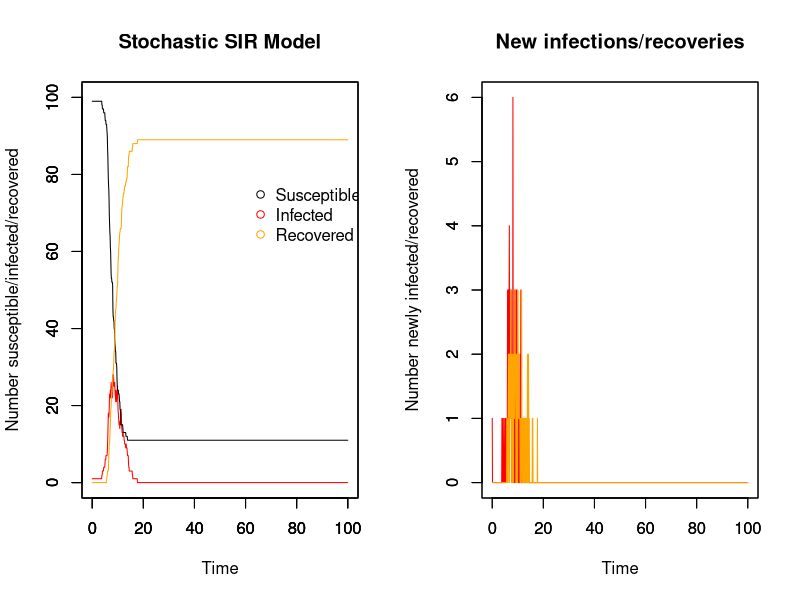

Recreate this plot in R. (Note: this script raises an error after producing the figure.)
## Stochastic model with MCMC
## 04/11/17

##########################
## Input values for SIR ##
##########################

# Time
timestep <- 0.1
times <- seq(0, 100, by = timestep)

# Initial population: N-1 susceptible, 1 infectious, 0 recovered
init.values = c(
  S = 100-1,
  I = 1,
  R = 0
)
N = sum(init.values)

# Invent some epidemic data to fit my model to
true_infectious <- (dnorm(times, 20, 4))*N
#plot(true_infectious)

###############
## The model ##
###############

# Array for holding collective disease status information for whole period of time
data <- array(0, dim =c(length(times), length(init.values)+3))
data[,1] <- times # make first column the timesteps to make plotting easier later on
  
# R0 & duration of infectiousness
R0 <- 3
D_inf <- 2
  
# Calculating probabilities that do not change with time
p <- R0 * (timestep/(D_inf*N)) # probability of effective contact
r_t <- (1/D_inf)*timestep # Recovery rate
  
# For loops for calculating the numbers susceptible, infected, and recovered at each timepoint
for (time in times){
  if (time == 0){ # Set up the number of S/I/R at time 0
    data[1,2] <- init.values["S"] # number of susceptibles at time 0
    data[1,3] <- init.values["I"] # number of infecteds at time 0
    data[1,4] <- init.values["R"] # number of recovereds at time 0
    data[1,5] <- init.values["I"] # number newly infected at time 0
    data[1,6] <- init.values["R"] # number newly recovered at time 0
      
  } else{
    whole_time <- 1/timestep * time # makes time into the whole number that it corresponds to in the array
    foi_t <- 1 - (1 - p)^data[whole_time, 3] # Force of infection at time t, affected by the number infectious at prev t
    inf <- rbinom(1, size = data[whole_time,2], prob = foi_t) # number who become infected in this timestep
    rec <- rbinom(1, size = data[whole_time,3], prob = r_t)# number who become recovered in this timestep
      
    data[whole_time+1,2] <- data[whole_time,2] - inf # number of susceptibles at other times
      
    data[whole_time+1,3] <- data[whole_time,3]  + inf - rec # number of infecteds at other times
      
    data[whole_time+1,4] <- data[whole_time,4] + rec # number of recovereds at other times
    
    data[whole_time+1,5] <- data[whole_time+1,3] - data[whole_time,3] + data[whole_time+1,4] - data[whole_time,4] # number of newly infected
    
    data[whole_time+1,6] <- data[whole_time+1,4] - data[whole_time,4] # number of newly recovered
  }
}

###############
## SIR plots ##
###############

run_stoch <- data.frame(data) # make array into a dataframe
colnames(run_stoch) <- c("time","S", "I", "R", "new_I", "new_R")

par(mfrow = c(1,2))

# Plot for SIR model
plot(x = run_stoch$time, y = run_stoch$I, type = "line", col = "red", ylim = c(0,N),
     xlab = "Time", ylab = "Number susceptible/infected/recovered", main = "Stochastic SIR Model")
par(new=T)
plot(x = run_stoch$time, y = run_stoch$S, type = "line", ylim = c(0,N), ylab = "", xlab = "") # add susceptible line
par(new=T)
plot(x = run_stoch$time, y = run_stoch$R, type = "line", col = "orange", ylim = c(0,N), ylab = "", xlab = "") # recovered

# Add legend
legend(60, 0.8*N, c("Susceptible", "Infected", "Recovered"), pch = 1, col = c("black", "red", "orange"), bty = "n")

# Plot for newly infected and newly recovered
plot(x = run_stoch$time, y = run_stoch$new_I, type = "line", col = "red", ylim = c(0,max(run_stoch$new_I)),
     xlab = "Time", ylab = "Number newly infected/recovered", main = "New infections/recoveries")
par(new=T)
plot(x = run_stoch$time, y = run_stoch$new_R, type = "line", col = "orange", ylim = c(0,max(run_stoch$new_I)), ylab = "", xlab = "") # add susceptible line

##################################
## Likelihood, prior, posterior ##
##################################

likelihood <- function(param){
  beta = as.numeric(param[1])
  gamma = as.numeric(param[2])
  sumll = 0 #sum of likelihoods is zero before you start counting
  
  for (i in 1:nrow(run_stoch)){
  betalikelihood = dbinom(run_stoch$new_I, run_stoch$S, (1-(exp(-beta*run_stoch$I*timestep))), log = T)
  gammalikelihood = dbinom(run_stoch$new_R, run_stoch$I, gamma, log = T)
  sumll = sumll + (betalikelihood + gammalikelihood)
  }
  #rint(gammalikelihood)
  return(sumll)
}

# Prior distribution
prior <- function(param){
  beta = as.numeric(param[1])
  gamma = as.numeric(param[2])
  
  betaprior = dunif(beta, min = 0, max = 100, log = T)
  gammaprior = dunif(gamma, min = 0, max = 100, log = T)
  return(betaprior + gammaprior)
}

# Posterior distribution
posterior <- function(param){
  return (likelihood(param) + prior(param))
}

proposalfunction <- function(param){
  return(rnorm(2, mean = param, sd = 1))
}

run_metropolis_MCMC <- function(startvalue, iterations){
  chain = array(dim = c(iterations+1,2))
  chain[1,] = startvalue
  for (i in 1:iterations){
    proposal = proposalfunction(chain[i,])

    probab = exp(posterior(proposal) - posterior(chain[i,]))
    print(posterior(chain[i,]))
    
    if (runif(1) < probab){
      chain[i+1,] = proposal
    }else{
      chain[i+1,] = chain[i,]
    }
  }

  return(chain)
}

# Where to start the chain
startvalue <- c(0.001,0.001)

# Number of runs
iterations = 10000
set.seed(4)
chain <- run_metropolis_MCMC(startvalue, iterations)

# The beginning of the chain is biased towards the starting point, so take them out
# normally burnin is 10%-50% of the runs
burnIn = 0.1*iterations
acceptance <- 1-mean(duplicated(chain[-(1:burnIn),]))

################
## MCMC Plots ##
################

# par(mfrow = c(2,2))
# 
# hist(chain[-(1:burnIn),1],nclass=30, main="Posterior of beta")
# abline(v = mean(chain[-(1:burnIn),1]), col = "red")
# 
# hist(chain[-(1:burnIn),2],nclass=30, main="Posterior of gamma")
# abline(v = mean(chain[-(1:burnIn),2]), col = "red")
# 
# plot(chain[-(1:burnIn),1], type = "l", main = "Chain values of beta")
# 
# plot(chain[-(1:burnIn),2], type = "l", main = "Chain values of gamma")

########################################################################################################################

########################################################################################################################